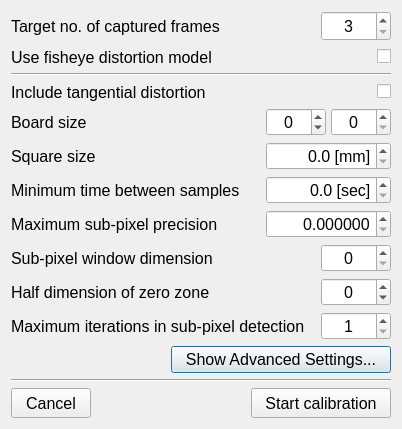
<?xml version="1.0" encoding="UTF-8"?>
<ui version="4.0">
 <class>CameraCalibSettingsDialog</class>
 <widget class="QDialog" name="CameraCalibSettingsDialog">
  <property name="geometry">
   <rect>
    <x>0</x>
    <y>0</y>
    <width>417</width>
    <height>441</height>
   </rect>
  </property>
  <property name="sizePolicy">
   <sizepolicy hsizetype="Fixed" vsizetype="Fixed">
    <horstretch>0</horstretch>
    <verstretch>0</verstretch>
   </sizepolicy>
  </property>
  <property name="font">
   <font>
    <pointsize>12</pointsize>
   </font>
  </property>
  <property name="windowTitle">
   <string>Calilbration Settings</string>
  </property>
  <layout class="QVBoxLayout" name="verticalLayout">
   <property name="sizeConstraint">
    <enum>QLayout::SetFixedSize</enum>
   </property>
   <item>
    <layout class="QHBoxLayout" name="horizontalLayout">
     <item>
      <widget class="QLabel" name="label">
       <property name="text">
        <string>Target no. of captured frames </string>
       </property>
      </widget>
     </item>
     <item>
      <widget class="QSpinBox" name="spinBox_numFrames">
       <property name="sizePolicy">
        <sizepolicy hsizetype="Fixed" vsizetype="Fixed">
         <horstretch>0</horstretch>
         <verstretch>0</verstretch>
        </sizepolicy>
       </property>
       <property name="minimumSize">
        <size>
         <width>70</width>
         <height>30</height>
        </size>
       </property>
       <property name="alignment">
        <set>Qt::AlignCenter</set>
       </property>
       <property name="minimum">
        <number>3</number>
       </property>
       <property name="value">
        <number>3</number>
       </property>
      </widget>
     </item>
    </layout>
   </item>
   <item>
    <layout class="QHBoxLayout" name="horizontalLayout_3">
     <item>
      <widget class="QLabel" name="label_2">
       <property name="text">
        <string>Use fisheye distortion model</string>
       </property>
      </widget>
     </item>
     <item>
      <spacer name="horizontalSpacer_2">
       <property name="orientation">
        <enum>Qt::Horizontal</enum>
       </property>
       <property name="sizeHint" stdset="0">
        <size>
         <width>40</width>
         <height>20</height>
        </size>
       </property>
      </spacer>
     </item>
     <item>
      <widget class="QCheckBox" name="checkBox_fisheye">
       <property name="font">
        <font>
         <pointsize>12</pointsize>
        </font>
       </property>
       <property name="layoutDirection">
        <enum>Qt::RightToLeft</enum>
       </property>
       <property name="text">
        <string/>
       </property>
      </widget>
     </item>
    </layout>
   </item>
   <item>
    <widget class="QWidget" name="widget_advancedSettings" native="true">
     <property name="enabled">
      <bool>true</bool>
     </property>
     <layout class="QVBoxLayout" name="verticalLayout_2">
      <property name="leftMargin">
       <number>0</number>
      </property>
      <property name="topMargin">
       <number>0</number>
      </property>
      <property name="rightMargin">
       <number>0</number>
      </property>
      <property name="bottomMargin">
       <number>0</number>
      </property>
      <item>
       <widget class="Line" name="line_2">
        <property name="orientation">
         <enum>Qt::Horizontal</enum>
        </property>
       </widget>
      </item>
      <item>
       <layout class="QHBoxLayout" name="horizontalLayout_8">
        <item>
         <widget class="QLabel" name="label_3">
          <property name="text">
           <string>Include tangential distortion</string>
          </property>
         </widget>
        </item>
        <item>
         <spacer name="horizontalSpacer_3">
          <property name="orientation">
           <enum>Qt::Horizontal</enum>
          </property>
          <property name="sizeHint" stdset="0">
           <size>
            <width>40</width>
            <height>20</height>
           </size>
          </property>
         </spacer>
        </item>
        <item>
         <widget class="QCheckBox" name="checkBox_tanDist">
          <property name="font">
           <font>
            <pointsize>12</pointsize>
           </font>
          </property>
          <property name="layoutDirection">
           <enum>Qt::RightToLeft</enum>
          </property>
          <property name="text">
           <string/>
          </property>
         </widget>
        </item>
       </layout>
      </item>
      <item>
       <layout class="QHBoxLayout" name="horizontalLayout_7" stretch="0,1,0,0">
        <property name="spacing">
         <number>5</number>
        </property>
        <item>
         <widget class="QLabel" name="label_7">
          <property name="text">
           <string>Board size</string>
          </property>
         </widget>
        </item>
        <item>
         <spacer name="horizontalSpacer_7">
          <property name="orientation">
           <enum>Qt::Horizontal</enum>
          </property>
          <property name="sizeType">
           <enum>QSizePolicy::Expanding</enum>
          </property>
          <property name="sizeHint" stdset="0">
           <size>
            <width>40</width>
            <height>20</height>
           </size>
          </property>
         </spacer>
        </item>
        <item>
         <widget class="QSpinBox" name="spinBox_boardSizeW">
          <property name="sizePolicy">
           <sizepolicy hsizetype="Preferred" vsizetype="Fixed">
            <horstretch>0</horstretch>
            <verstretch>0</verstretch>
           </sizepolicy>
          </property>
          <property name="minimumSize">
           <size>
            <width>60</width>
            <height>0</height>
           </size>
          </property>
          <property name="alignment">
           <set>Qt::AlignCenter</set>
          </property>
          <property name="minimum">
           <number>-99</number>
          </property>
         </widget>
        </item>
        <item>
         <widget class="QSpinBox" name="spinBox_boardSizeH">
          <property name="minimumSize">
           <size>
            <width>60</width>
            <height>0</height>
           </size>
          </property>
          <property name="alignment">
           <set>Qt::AlignCenter</set>
          </property>
         </widget>
        </item>
       </layout>
      </item>
      <item>
       <layout class="QHBoxLayout" name="horizontalLayout_12" stretch="0,1,0">
        <item>
         <widget class="QLabel" name="label_6">
          <property name="text">
           <string>Square size</string>
          </property>
         </widget>
        </item>
        <item>
         <spacer name="horizontalSpacer_12">
          <property name="orientation">
           <enum>Qt::Horizontal</enum>
          </property>
          <property name="sizeType">
           <enum>QSizePolicy::Expanding</enum>
          </property>
          <property name="sizeHint" stdset="0">
           <size>
            <width>40</width>
            <height>20</height>
           </size>
          </property>
         </spacer>
        </item>
        <item>
         <widget class="QDoubleSpinBox" name="doubleSpinBox_squareSize">
          <property name="sizePolicy">
           <sizepolicy hsizetype="Fixed" vsizetype="Fixed">
            <horstretch>0</horstretch>
            <verstretch>0</verstretch>
           </sizepolicy>
          </property>
          <property name="minimumSize">
           <size>
            <width>125</width>
            <height>0</height>
           </size>
          </property>
          <property name="alignment">
           <set>Qt::AlignRight|Qt::AlignTrailing|Qt::AlignVCenter</set>
          </property>
          <property name="suffix">
           <string> [mm]</string>
          </property>
          <property name="decimals">
           <number>1</number>
          </property>
          <property name="maximum">
           <double>1000.000000000000000</double>
          </property>
         </widget>
        </item>
       </layout>
      </item>
      <item>
       <layout class="QHBoxLayout" name="horizontalLayout_11" stretch="0,1,0">
        <item>
         <widget class="QLabel" name="label_10">
          <property name="text">
           <string>Minimum time between samples</string>
          </property>
         </widget>
        </item>
        <item>
         <spacer name="horizontalSpacer_11">
          <property name="orientation">
           <enum>Qt::Horizontal</enum>
          </property>
          <property name="sizeType">
           <enum>QSizePolicy::Expanding</enum>
          </property>
          <property name="sizeHint" stdset="0">
           <size>
            <width>10</width>
            <height>20</height>
           </size>
          </property>
         </spacer>
        </item>
        <item>
         <widget class="QDoubleSpinBox" name="doubleSpinBox_delay">
          <property name="minimumSize">
           <size>
            <width>125</width>
            <height>0</height>
           </size>
          </property>
          <property name="alignment">
           <set>Qt::AlignRight|Qt::AlignTrailing|Qt::AlignVCenter</set>
          </property>
          <property name="suffix">
           <string> [sec]</string>
          </property>
          <property name="decimals">
           <number>1</number>
          </property>
         </widget>
        </item>
       </layout>
      </item>
      <item>
       <layout class="QHBoxLayout" name="horizontalLayout_10" stretch="0,1,0">
        <item>
         <widget class="QLabel" name="label_9">
          <property name="text">
           <string>Maximum sub-pixel precision</string>
          </property>
         </widget>
        </item>
        <item>
         <spacer name="horizontalSpacer_10">
          <property name="orientation">
           <enum>Qt::Horizontal</enum>
          </property>
          <property name="sizeType">
           <enum>QSizePolicy::Expanding</enum>
          </property>
          <property name="sizeHint" stdset="0">
           <size>
            <width>40</width>
            <height>20</height>
           </size>
          </property>
         </spacer>
        </item>
        <item>
         <widget class="QDoubleSpinBox" name="doubleSpinBox_maxPrecision">
          <property name="minimumSize">
           <size>
            <width>125</width>
            <height>0</height>
           </size>
          </property>
          <property name="alignment">
           <set>Qt::AlignRight|Qt::AlignTrailing|Qt::AlignVCenter</set>
          </property>
          <property name="decimals">
           <number>6</number>
          </property>
          <property name="maximum">
           <double>1.000000000000000</double>
          </property>
          <property name="singleStep">
           <double>0.000010000000000</double>
          </property>
         </widget>
        </item>
       </layout>
      </item>
      <item>
       <layout class="QHBoxLayout" name="horizontalLayout_9" stretch="0,1,0">
        <item>
         <widget class="QLabel" name="label_8">
          <property name="text">
           <string>Sub-pixel window dimension</string>
          </property>
         </widget>
        </item>
        <item>
         <spacer name="horizontalSpacer_9">
          <property name="orientation">
           <enum>Qt::Horizontal</enum>
          </property>
          <property name="sizeType">
           <enum>QSizePolicy::Expanding</enum>
          </property>
          <property name="sizeHint" stdset="0">
           <size>
            <width>40</width>
            <height>20</height>
           </size>
          </property>
         </spacer>
        </item>
        <item>
         <widget class="QSpinBox" name="spinBox_corSpSize">
          <property name="minimumSize">
           <size>
            <width>70</width>
            <height>0</height>
           </size>
          </property>
          <property name="alignment">
           <set>Qt::AlignCenter</set>
          </property>
         </widget>
        </item>
       </layout>
      </item>
      <item>
       <layout class="QHBoxLayout" name="horizontalLayout_4" stretch="0,1,0">
        <item>
         <widget class="QLabel" name="label_4">
          <property name="text">
           <string>Half dimension of zero zone</string>
          </property>
         </widget>
        </item>
        <item>
         <spacer name="horizontalSpacer_5">
          <property name="orientation">
           <enum>Qt::Horizontal</enum>
          </property>
          <property name="sizeType">
           <enum>QSizePolicy::Expanding</enum>
          </property>
          <property name="sizeHint" stdset="0">
           <size>
            <width>40</width>
            <height>20</height>
           </size>
          </property>
         </spacer>
        </item>
        <item>
         <widget class="QSpinBox" name="spinBox_zeroZone">
          <property name="sizePolicy">
           <sizepolicy hsizetype="Preferred" vsizetype="Fixed">
            <horstretch>0</horstretch>
            <verstretch>0</verstretch>
           </sizepolicy>
          </property>
          <property name="minimumSize">
           <size>
            <width>70</width>
            <height>0</height>
           </size>
          </property>
          <property name="alignment">
           <set>Qt::AlignCenter</set>
          </property>
          <property name="minimum">
           <number>-99</number>
          </property>
         </widget>
        </item>
       </layout>
      </item>
      <item>
       <layout class="QHBoxLayout" name="horizontalLayout_6" stretch="0,1,0">
        <item>
         <widget class="QLabel" name="label_5">
          <property name="text">
           <string>Maximum iterations in sub-pixel detection</string>
          </property>
         </widget>
        </item>
        <item>
         <spacer name="horizontalSpacer_6">
          <property name="orientation">
           <enum>Qt::Horizontal</enum>
          </property>
          <property name="sizeType">
           <enum>QSizePolicy::Expanding</enum>
          </property>
          <property name="sizeHint" stdset="0">
           <size>
            <width>10</width>
            <height>20</height>
           </size>
          </property>
         </spacer>
        </item>
        <item>
         <widget class="QSpinBox" name="spinBox_maxCounter">
          <property name="sizePolicy">
           <sizepolicy hsizetype="Preferred" vsizetype="Fixed">
            <horstretch>0</horstretch>
            <verstretch>0</verstretch>
           </sizepolicy>
          </property>
          <property name="minimumSize">
           <size>
            <width>70</width>
            <height>0</height>
           </size>
          </property>
          <property name="alignment">
           <set>Qt::AlignCenter</set>
          </property>
          <property name="minimum">
           <number>1</number>
          </property>
          <property name="maximum">
           <number>1000</number>
          </property>
         </widget>
        </item>
       </layout>
      </item>
     </layout>
    </widget>
   </item>
   <item>
    <layout class="QHBoxLayout" name="horizontalLayout_5">
     <item>
      <spacer name="horizontalSpacer_4">
       <property name="orientation">
        <enum>Qt::Horizontal</enum>
       </property>
       <property name="sizeHint" stdset="0">
        <size>
         <width>40</width>
         <height>20</height>
        </size>
       </property>
      </spacer>
     </item>
     <item>
      <widget class="QPushButton" name="pushButton_advancedSettings">
       <property name="minimumSize">
        <size>
         <width>220</width>
         <height>25</height>
        </size>
       </property>
       <property name="text">
        <string>Show Advanced Settings...</string>
       </property>
      </widget>
     </item>
    </layout>
   </item>
   <item>
    <widget class="Line" name="line">
     <property name="orientation">
      <enum>Qt::Horizontal</enum>
     </property>
    </widget>
   </item>
   <item>
    <layout class="QHBoxLayout" name="horizontalLayout_2">
     <item>
      <widget class="QPushButton" name="pushButton_cancel">
       <property name="minimumSize">
        <size>
         <width>0</width>
         <height>30</height>
        </size>
       </property>
       <property name="text">
        <string>Cancel</string>
       </property>
      </widget>
     </item>
     <item>
      <spacer name="horizontalSpacer">
       <property name="orientation">
        <enum>Qt::Horizontal</enum>
       </property>
       <property name="sizeHint" stdset="0">
        <size>
         <width>40</width>
         <height>20</height>
        </size>
       </property>
      </spacer>
     </item>
     <item>
      <widget class="QPushButton" name="pushButton_start">
       <property name="minimumSize">
        <size>
         <width>140</width>
         <height>30</height>
        </size>
       </property>
       <property name="text">
        <string>Start calibration</string>
       </property>
      </widget>
     </item>
    </layout>
   </item>
  </layout>
 </widget>
 <resources/>
 <connections/>
</ui>
